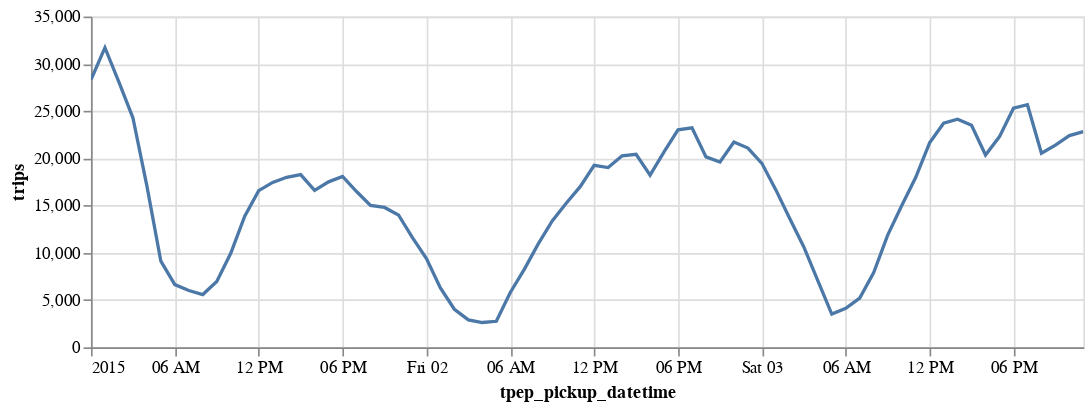

Notebook cell for this chart:
### Markdown cell above
<font color='red'>Note:</font>`polars` supports built-in plotting methods like `pandas`, but not using matplotlib. It uses `altair` instead, which works on `pandas` natively, not sure why this package was chosen for integration...

### Code cell
result.plot.line(x='tpep_pickup_datetime', y='trips').properties(
    width=600,
    height=200
)

### Figure 1 — Vega-Lite specification as saved in the notebook (floating-point values rounded to 4 significant figures)
{"config": {"view": {"continuousWidth": 300, "continuousHeight": 300}}, "data": {"name": "data-dcf2038075ff4675fab95d46daf69163"}, "mark": {"type": "line", "tooltip": true}, "encoding": {"x": {"field": "tpep_pickup_datetime", "type": "temporal"}, "y": {"field": "trips", "type": "quantitative"}}, "height": 200, "params": [{"name": "param_1", "select": {"type": "interval", "encodings": ["x", "y"]}, "bind": "scales"}], "width": 600, "$schema": "https://vega.github.io/schema/vega-lite/v5.20.1.json", "datasets": {"data-dcf2038075ff4675fab95d46daf69163": [{"tpep_pickup_datetime": "2015-01-01T00:00:00", "trips": 28312, "passengers": 51700, "distance_driven": 82490.0}, {"tpep_pickup_datetime": "2015-01-01T01:00:00", "trips": 31707, "passengers": 58584, "distance_driven": 99260.0}, {"tpep_pickup_datetime": "2015-01-01T02:00:00", "trips": 28068, "passengers": 51507, "distance_driven": 91870.0}, {"tpep_pickup_datetime": "2015-01-01T03:00:00", "trips": 24288, "passengers": 44134, "distance_driven": 84040.0}, {"tpep_pickup_datetime": "2015-01-01T04:00:00", "trips": 17081, "passengers": 30799, "distance_driven": 63060.0}, {"tpep_pickup_datetime": "2015-01-01T05:00:00", "trips": 9112, "passengers": 15898, "distance_driven": 37740.0}, {"tpep_pickup_datetime": "2015-01-01T06:00:00", "trips": 6637, "passengers": 11131, "distance_driven": 28740.0}, {"tpep_pickup_datetime": "2015-01-01T07:00:00", "trips": 6011, "passengers": 9986, "distance_driven": 26390.0}, {"tpep_pickup_datetime": "2015-01-01T08:00:00", "trips": 5586, "passengers": 9350, "distance_driven": 22950.0}, {"tpep_pickup_datetime": "2015-01-01T09:00:00", "trips": 6977, "passengers": 12015, "distance_driven": 26160.0}, {"tpep_pickup_datetime": "2015-01-01T10:00:00", "trips": 9949, "passengers": 17712, "distance_driven": 33790.0}, {"tpep_pickup_datetime": "2015-01-01T11:00:00", "trips": 13870, "passengers": 24967, "distance_driven": 41650.0}, {"tpep_pickup_datetime": "2015-01-01T12:00:00", "trips": 16582, "passengers": 29833, "distance_driven": 50230.0}, {"tpep_pickup_datetime": "2015-01-01T13:00:00", "trips": 17448, "passengers": 31678, "distance_driven": 54320.0}, {"tpep_pickup_datetime": "2015-01-01T14:00:00", "trips": 17994, "passengers": 32551, "distance_driven": 58210.0}, {"tpep_pickup_datetime": "2015-01-01T15:00:00", "trips": 18279, "passengers": 33317, "distance_driven": 60480.0}, {"tpep_pickup_datetime": "2015-01-01T16:00:00", "trips": 16602, "passengers": 30699, "distance_driven": 52230.0}, {"tpep_pickup_datetime": "2015-01-01T17:00:00", "trips": 17511, "passengers": 31698, "distance_driven": 52310.0}, {"tpep_pickup_datetime": "2015-01-01T18:00:00", "trips": 18082, "passengers": 32830, "distance_driven": 50210.0}, {"tpep_pickup_datetime": "2015-01-01T19:00:00", "trips": 16485, "passengers": 29930, "distance_driven": 45510.0}, {"tpep_pickup_datetime": "2015-01-01T20:00:00", "trips": 15017, "passengers": 27319, "distance_driven": 46800.0}, {"tpep_pickup_datetime": "2015-01-01T21:00:00", "trips": 14801, "passengers": 26886, "distance_driven": 44650.0}, {"tpep_pickup_datetime": "2015-01-01T22:00:00", "trips": 14005, "passengers": 25263, "distance_driven": 43670.0}, {"tpep_pickup_datetime": "2015-01-01T23:00:00", "trips": 11610, "passengers": 20620, "distance_driven": 39240.0}, {"tpep_pickup_datetime": "2015-01-02T00:00:00", "trips": 9388, "passengers": 16601, "distance_driven": 32650.0}, {"tpep_pickup_datetime": "2015-01-02T01:00:00", "trips": 6291, "passengers": 10811, "distance_driven": 19970.0}, {"tpep_pickup_datetime": "2015-01-02T02:00:00", "trips": 4027, "passengers": 7117, "distance_driven": 13330.0}, {"tpep_pickup_datetime": "2015-01-02T03:00:00", "trips": 2905, "passengers": 5090, "distance_driven": 11070.0}, {"tpep_pickup_datetime": "2015-01-02T04:00:00", "trips": 2626, "passengers": 4518, "distance_driven": 12780.0}, {"tpep_pickup_datetime": "2015-01-02T05:00:00", "trips": 2755, "passengers": 4441, "distance_driven": 14880.0}, {"tpep_pickup_datetime": "2015-01-02T06:00:00", "trips": 5811, "passengers": 9118, "distance_driven": 24000.0}, {"tpep_pickup_datetime": "2015-01-02T07:00:00", "trips": 8256, "passengers": 13270, "distance_driven": 28580.0}, {"tpep_pickup_datetime": "2015-01-02T08:00:00", "trips": 10946, "passengers": 18115, "distance_driven": 32400.0}, {"tpep_pickup_datetime": "2015-01-02T09:00:00", "trips": 13373, "passengers": 22697, "distance_driven": 40210.0}, {"tpep_pickup_datetime": "2015-01-02T10:00:00", "trips": 15243, "passengers": 26450, "distance_driven": 44180.0}, {"tpep_pickup_datetime": "2015-01-02T11:00:00", "trips": 16999, "passengers": 29514, "distance_driven": 45640.0}, {"tpep_pickup_datetime": "2015-01-02T12:00:00", "trips": 19252, "passengers": 33434, "distance_driven": 52550.0}, {"tpep_pickup_datetime": "2015-01-02T13:00:00", "trips": 19023, "passengers": 33275, "distance_driven": 52180.0}, {"tpep_pickup_datetime": "2015-01-02T14:00:00", "trips": 20260, "passengers": 35643, "distance_driven": 60790.0}, {"tpep_pickup_datetime": "2015-01-02T15:00:00", "trips": 20429, "passengers": 36195, "distance_driven": 12060000.0}, {"tpep_pickup_datetime": "2015-01-02T16:00:00", "trips": 18223, "passengers": 32235, "distance_driven": 53690.0}, {"tpep_pickup_datetime": "2015-01-02T17:00:00", "trips": 20680, "passengers": 36963, "distance_driven": 56980.0}, {"tpep_pickup_datetime": "2015-01-02T18:00:00", "trips": 23008, "passengers": 41073, "distance_driven": 60790.0}, {"tpep_pickup_datetime": "2015-01-02T19:00:00", "trips": 23227, "passengers": 41932, "distance_driven": 58460.0}, {"tpep_pickup_datetime": "2015-01-02T20:00:00", "trips": 20153, "passengers": 36117, "distance_driven": 57050.0}, {"tpep_pickup_datetime": "2015-01-02T21:00:00", "trips": 19611, "passengers": 34884, "distance_driven": 57160.0}, {"tpep_pickup_datetime": "2015-01-02T22:00:00", "trips": 21722, "passengers": 39228, "distance_driven": 61790.0}, {"tpep_pickup_datetime": "2015-01-02T23:00:00", "trips": 21088, "passengers": 37995, "distance_driven": 64900.0}, {"tpep_pickup_datetime": "2015-01-03T00:00:00", "trips": 19467, "passengers": 34746, "distance_driven": 59060.0}, {"tpep_pickup_datetime": "2015-01-03T01:00:00", "trips": 16660, "passengers": 29801, "distance_driven": 49830.0}, {"tpep_pickup_datetime": "2015-01-03T02:00:00", "trips": 13607, "passengers": 24359, "distance_driven": 41690.0}, {"tpep_pickup_datetime": "2015-01-03T03:00:00", "trips": 10620, "passengers": 19159, "distance_driven": 35880.0}, {"tpep_pickup_datetime": "2015-01-03T04:00:00", "trips": 7061, "passengers": 12400, "distance_driven": 28130.0}, {"tpep_pickup_datetime": "2015-01-03T05:00:00", "trips": 3512, "passengers": 5982, "distance_driven": 19760.0}, {"tpep_pickup_datetime": "2015-01-03T06:00:00", "trips": 4120, "passengers": 6506, "distance_driven": 21800.0}, {"tpep_pickup_datetime": "2015-01-03T07:00:00", "trips": 5216, "passengers": 8465, "distance_driven": 22210.0}, {"tpep_pickup_datetime": "2015-01-03T08:00:00", "trips": 7908, "passengers": 13070, "distance_driven": 27710.0}, {"tpep_pickup_datetime": "2015-01-03T09:00:00", "trips": 11869, "passengers": 20319, "distance_driven": 34580.0}, {"tpep_pickup_datetime": "2015-01-03T10:00:00", "trips": 14975, "passengers": 25982, "distance_driven": 42130.0}, {"tpep_pickup_datetime": "2015-01-03T11:00:00", "trips": 17966, "passengers": 31563, "distance_driven": 48300.0}, {"tpep_pickup_datetime": "2015-01-03T12:00:00", "trips": 21644, "passengers": 38217, "distance_driven": 54170.0}, {"tpep_pickup_datetime": "2015-01-03T13:00:00", "trips": 23718, "passengers": 42852, "distance_driven": 58100.0}, {"tpep_pickup_datetime": "2015-01-03T14:00:00", "trips": 24143, "passengers": 43063, "distance_driven": 63320.0}, {"tpep_pickup_datetime": "2015-01-03T15:00:00", "trips": 23494, "passengers": 41802, "distance_driven": 62460.0}, {"tpep_pickup_datetime": "2015-01-03T16:00:00", "trips": 20350, "passengers": 36416, "distance_driven": 55440.0}, {"tpep_pickup_datetime": "2015-01-03T17:00:00", "trips": 22295, "passengers": 39749, "distance_driven": 59810.0}, {"tpep_pickup_datetime": "2015-01-03T18:00:00", "trips": 25305, "passengers": 45191, "distance_driven": 2395000.0}, {"tpep_pickup_datetime": "2015-01-03T19:00:00", "trips": 25667, "passengers": 46194, "distance_driven": 3241000.0}, {"tpep_pickup_datetime": "2015-01-03T20:00:00", "trips": 20531, "passengers": 36959, "distance_driven": 54920.0}, {"tpep_pickup_datetime": "2015-01-03T21:00:00", "trips": 21399, "passengers": 38224, "distance_driven": 56920.0}, {"tpep_pickup_datetime": "2015-01-03T22:00:00", "trips": 22409, "passengers": 40314, "distance_driven": 64930.0}, {"tpep_pickup_datetime": "2015-01-03T23:00:00", "trips": 22833, "passengers": 40782, "distance_driven": 201600.0}]}}
